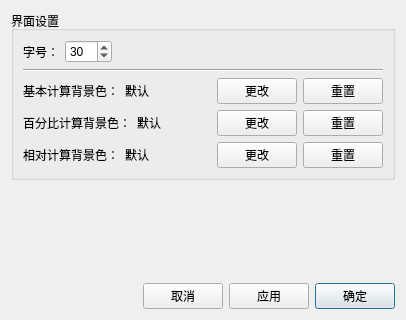
<?xml version="1.0" encoding="UTF-8"?>
<ui version="4.0">
 <class>SettingsDialog</class>
 <widget class="QDialog" name="SettingsDialog">
  <property name="geometry">
   <rect>
    <x>0</x>
    <y>0</y>
    <width>406</width>
    <height>320</height>
   </rect>
  </property>
  <property name="windowTitle">
   <string>Dialog</string>
  </property>
  <layout class="QVBoxLayout" name="verticalLayout">
   <item>
    <widget class="QGroupBox" name="groupBox">
     <property name="title">
      <string>界面设置</string>
     </property>
     <layout class="QVBoxLayout" name="verticalLayout_2">
      <item>
       <layout class="QHBoxLayout" name="horizontalLayout_2">
        <item>
         <widget class="QLabel" name="label">
          <property name="text">
           <string>字号：</string>
          </property>
         </widget>
        </item>
        <item>
         <widget class="QSpinBox" name="font_size_spin_box">
          <property name="minimum">
           <number>10</number>
          </property>
          <property name="maximum">
           <number>100</number>
          </property>
          <property name="value">
           <number>30</number>
          </property>
         </widget>
        </item>
        <item>
         <spacer name="horizontalSpacer_2">
          <property name="orientation">
           <enum>Qt::Horizontal</enum>
          </property>
          <property name="sizeHint" stdset="0">
           <size>
            <width>40</width>
            <height>20</height>
           </size>
          </property>
         </spacer>
        </item>
       </layout>
      </item>
      <item>
       <widget class="Line" name="line">
        <property name="orientation">
         <enum>Qt::Horizontal</enum>
        </property>
       </widget>
      </item>
      <item>
       <layout class="QHBoxLayout" name="horizontalLayout_3">
        <item>
         <widget class="QLabel" name="label_2">
          <property name="text">
           <string>基本计算背景色：</string>
          </property>
         </widget>
        </item>
        <item>
         <widget class="QLabel" name="basic_bg_color_label">
          <property name="text">
           <string>默认</string>
          </property>
         </widget>
        </item>
        <item>
         <spacer name="horizontalSpacer_3">
          <property name="orientation">
           <enum>Qt::Horizontal</enum>
          </property>
          <property name="sizeHint" stdset="0">
           <size>
            <width>40</width>
            <height>20</height>
           </size>
          </property>
         </spacer>
        </item>
        <item>
         <widget class="QPushButton" name="change_basic_bg_color_button">
          <property name="text">
           <string>更改</string>
          </property>
         </widget>
        </item>
        <item>
         <widget class="QPushButton" name="reset_basic_bg_color_button">
          <property name="text">
           <string>重置</string>
          </property>
         </widget>
        </item>
       </layout>
      </item>
      <item>
       <layout class="QHBoxLayout" name="horizontalLayout_4">
        <item>
         <widget class="QLabel" name="label_3">
          <property name="text">
           <string>百分比计算背景色：</string>
          </property>
         </widget>
        </item>
        <item>
         <widget class="QLabel" name="percent_bg_color_label">
          <property name="text">
           <string>默认</string>
          </property>
         </widget>
        </item>
        <item>
         <spacer name="horizontalSpacer_4">
          <property name="orientation">
           <enum>Qt::Horizontal</enum>
          </property>
          <property name="sizeHint" stdset="0">
           <size>
            <width>40</width>
            <height>20</height>
           </size>
          </property>
         </spacer>
        </item>
        <item>
         <widget class="QPushButton" name="change_percent_bg_color_button">
          <property name="text">
           <string>更改</string>
          </property>
         </widget>
        </item>
        <item>
         <widget class="QPushButton" name="reset_percent_bg_color_button">
          <property name="text">
           <string>重置</string>
          </property>
         </widget>
        </item>
       </layout>
      </item>
      <item>
       <layout class="QHBoxLayout" name="horizontalLayout_5">
        <item>
         <widget class="QLabel" name="label_4">
          <property name="text">
           <string>相对计算背景色：</string>
          </property>
         </widget>
        </item>
        <item>
         <widget class="QLabel" name="relative_bg_color_label">
          <property name="text">
           <string>默认</string>
          </property>
         </widget>
        </item>
        <item>
         <spacer name="horizontalSpacer_5">
          <property name="orientation">
           <enum>Qt::Horizontal</enum>
          </property>
          <property name="sizeHint" stdset="0">
           <size>
            <width>40</width>
            <height>20</height>
           </size>
          </property>
         </spacer>
        </item>
        <item>
         <widget class="QPushButton" name="change_relative_bg_color_button">
          <property name="text">
           <string>更改</string>
          </property>
         </widget>
        </item>
        <item>
         <widget class="QPushButton" name="reset_relative_bg_color_button">
          <property name="text">
           <string>重置</string>
          </property>
         </widget>
        </item>
       </layout>
      </item>
     </layout>
    </widget>
   </item>
   <item>
    <spacer name="verticalSpacer">
     <property name="orientation">
      <enum>Qt::Vertical</enum>
     </property>
     <property name="sizeHint" stdset="0">
      <size>
       <width>20</width>
       <height>40</height>
      </size>
     </property>
    </spacer>
   </item>
   <item>
    <layout class="QHBoxLayout" name="horizontalLayout">
     <item>
      <spacer name="horizontalSpacer">
       <property name="orientation">
        <enum>Qt::Horizontal</enum>
       </property>
       <property name="sizeHint" stdset="0">
        <size>
         <width>40</width>
         <height>20</height>
        </size>
       </property>
      </spacer>
     </item>
     <item>
      <widget class="QPushButton" name="cacel_button">
       <property name="text">
        <string>取消</string>
       </property>
       <property name="autoDefault">
        <bool>false</bool>
       </property>
      </widget>
     </item>
     <item>
      <widget class="QPushButton" name="apply_button">
       <property name="text">
        <string>应用</string>
       </property>
       <property name="autoDefault">
        <bool>false</bool>
       </property>
      </widget>
     </item>
     <item>
      <widget class="QPushButton" name="ok_button">
       <property name="text">
        <string>确定</string>
       </property>
       <property name="default">
        <bool>true</bool>
       </property>
      </widget>
     </item>
    </layout>
   </item>
  </layout>
 </widget>
 <tabstops>
  <tabstop>ok_button</tabstop>
  <tabstop>apply_button</tabstop>
  <tabstop>cacel_button</tabstop>
 </tabstops>
 <resources/>
 <connections/>
</ui>
